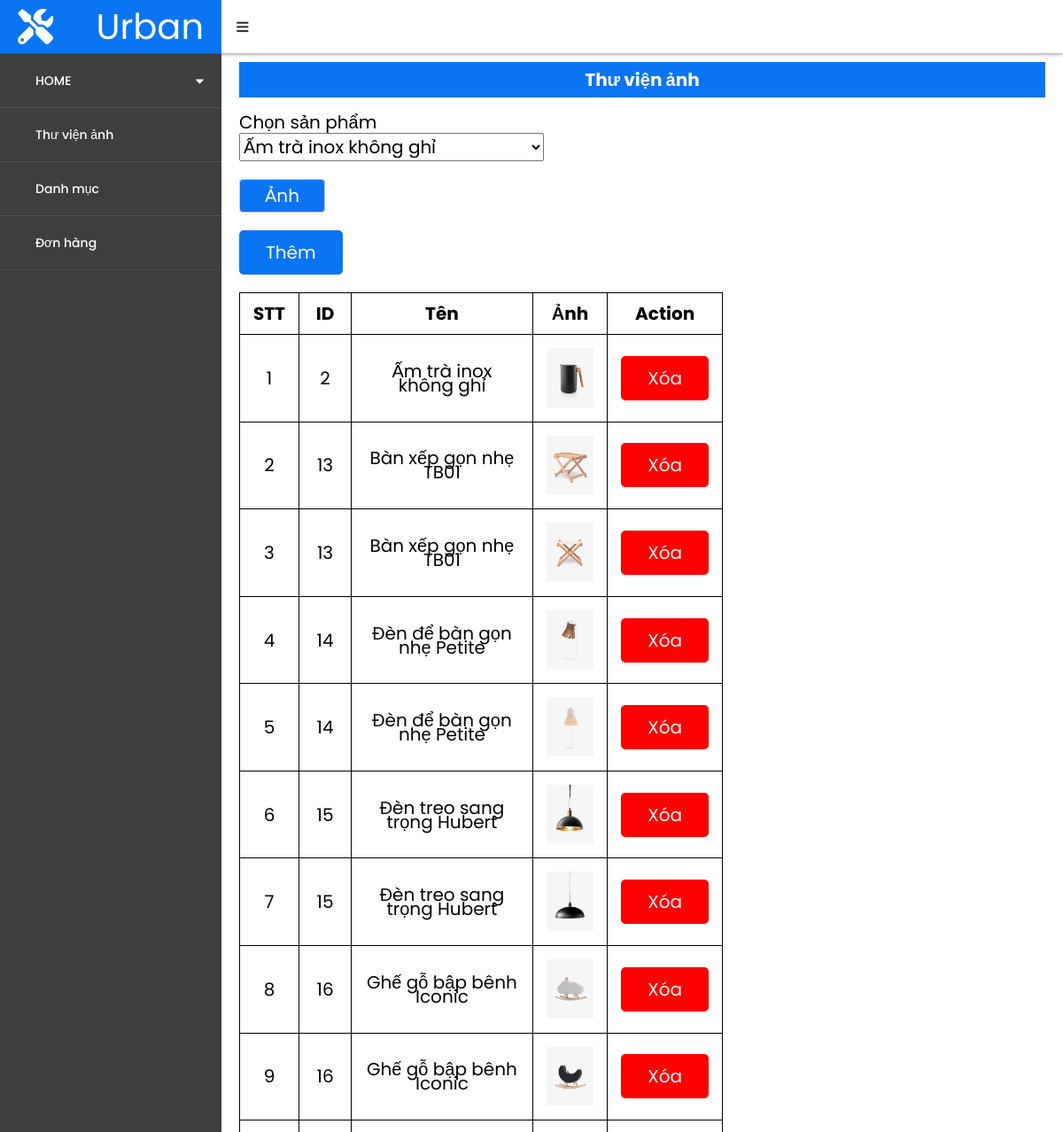
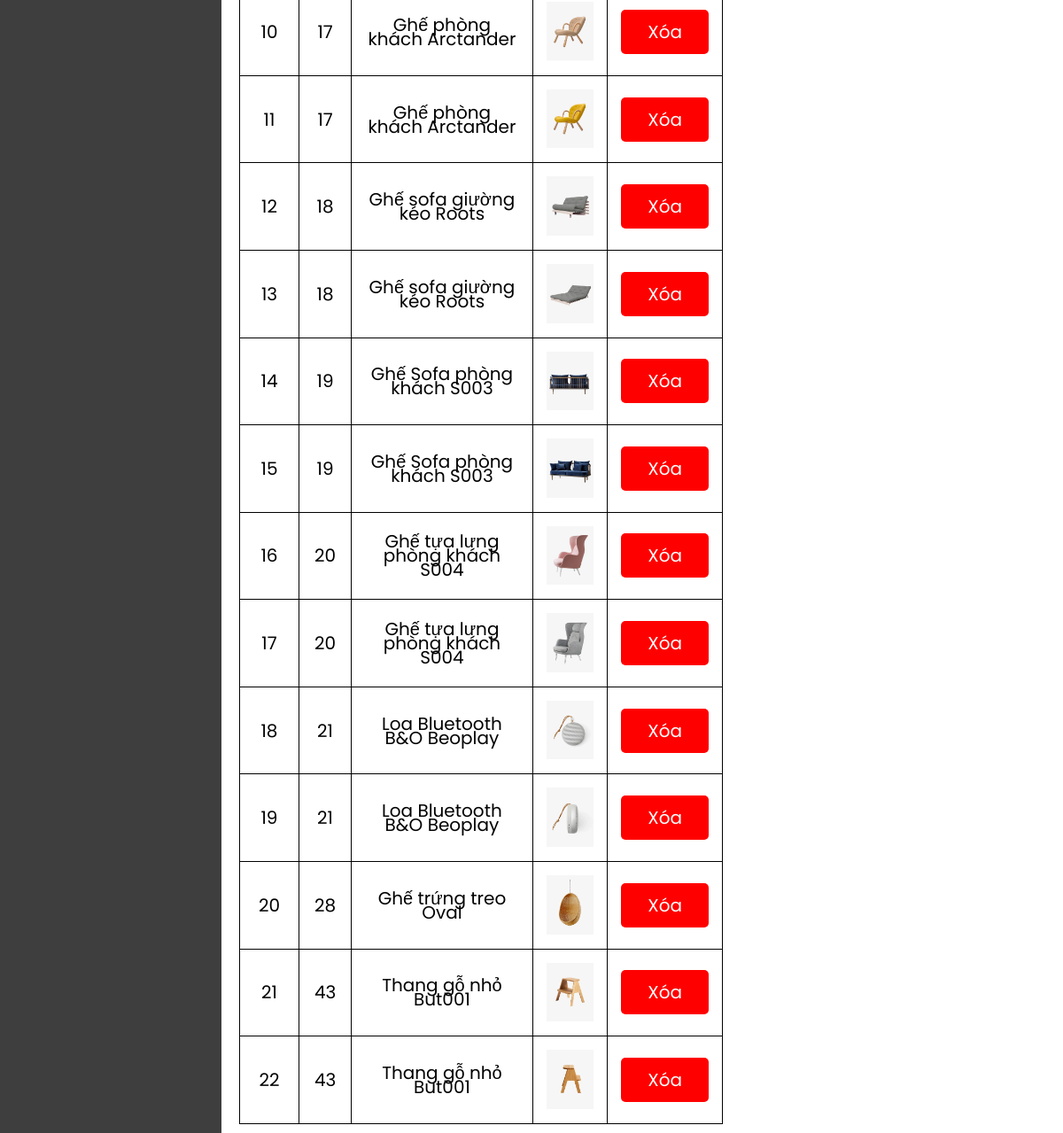
Page /Admin/admin_libimg.php (signed in) on the committed database (2 pictures, top to bottom).
### tables this page shows
CREATE TABLE `hinh_noithat` (
  `ma_hinh` int(11) NOT NULL,
  `ma_noi_that` int(11) NOT NULL,
  `hinh` varchar(300) NOT NULL
);

CREATE TABLE `noi_that` (
  `ma_noi_that` int(11) NOT NULL,
  `ma_loai` int(10) NOT NULL,
  `ten_noi_that` varchar(300) NOT NULL,
  `gia_noi_that` int(10) NOT NULL,
  `quantity` int(11) NOT NULL,
  `mo_ta` varchar(5000) NOT NULL
);

### Admin/content_libimg.php (the view, shortened to what this page needs)
<div class="title-form">
    <h1>Thư viện ảnh</h1>
</div>
<?php
require_once '../Database/db.php';
?>
<form action="../Admin/dump.php"  method="post" enctype="multipart/form-data">
    <div class="form__input-update">
        <label id="labelfullName" class="form__floating-label" for="login-customer[username]">Chọn sản phẩm</label><br>
        <select id="select_categorys" name="list_name">
            <?php
            $sql2 = "SELECT * FROM noi_that";
            $rs2 = mysqli_query($conn,$sql2);
            foreach($rs2 as $rowx) { ?>
                <option value="<?=$rowx['ma_noi_that']?>"><p><?=$rowx['ten_noi_that']?></p></option>
            <?php } ?>
        </select>
    </div>
    <div class="form__input-update file">
        <label class="custom-file-upload">
            Ảnh
        </label>
    </div>
    <input id="addlibimg" class="btn_action" type="submit" value="Thêm" name="submit-upl">
</form>
<div class="content_libImg" style="margin-top:2rem;">
    <?php
    $sql = "SELECT * FROM `hinh_noithat` ORDER BY `ma_noi_that` ASC";
    $result = mysqli_query($conn,$sql);
    $count = 0;
    ?>
<table width="60%">
        <tr>
            <th>STT</th>
            <th width="80">ID</th>
            <th width="600">Tên</th>
            <th width="150">Ảnh</th>
            <th width="10">Action</th>
        </tr>
        <?php foreach($result as $row) {
        $id_nt = $row['ma_noi_that'];
        $sql2 = "SELECT * FROM `noi_that` WHERE ma_noi_that = $id_nt";
        $result2 = mysqli_query($conn,$sql2);
        $count++;
        ?>
        <tr>
            <td><?=$count?></td>
            <td><?=$row['ma_noi_that']?></td>
            <?php foreach($result2 as $rows) {?>
            <td><?=$rows['ten_noi_that']?></td>
            <?php } ?>
            <td class="img_lib">
                <img src="../<?=$row['hinh']?>" >
            </td>
            <td>
                <button class="btn_action delete_lib">
                    <a href="javascript:deletelibImg(<?php echo $row["ma_hinh"];?>)">Xóa</a>
                </button>
            </td>
        </tr>
        <?php }?>
    </table>
</div>

### assets/body__admin/header_admin.php (shortened to what this page needs)
<!DOCTYPE html>
<html lang="en" dir="ltr">
  <head>
    <link rel="stylesheet" href="../assets/css/admin.css">
    <link rel="stylesheet" href="../assets/css/base.css">
    <link rel="stylesheet" href="https://cdnjs.cloudflare.com/ajax/libs/font-awesome/5.15.3/css/all.min.css"/>
  </head>
  <body>
<header>
    <div class="header__logo">
        <i class="fas fa-tools"></i>
        <span>Urban</span>
    </div>
    <div class="header__slogan">
        <div class="bars btn">
            <i class="fas fa-bars" id="bars-rotate"></i>
        </div>
    </div>
</header>
<div class="container-admin">
<nav class="sidebar">
<ul>
    <li>
        <a href="#" class="charts-btn">HOME
          <span class="fas fa-caret-down first"></span>
        </a>
  </li>
    <li><a href="admin_libimg.php">Thư viện ảnh</a></li>
    <li><a href="admin_category.php">Danh mục</a></li>
    <li><a href="admin_order.php">Đơn hàng</a></li>
</ul>
</nav>
</div>

### Admin/admin_libimg.php (shortened to what this page needs)
<?php include("../assets/body__admin/header_admin.php"); ?>
<div class="content">
<?php include("../Admin/content_libimg.php"); ?>
</div>
  </body>
</html>

### assets/css/admin.css (style rules this page uses)
* { margin: 0; padding: 0; user-select: none; box-sizing: border-box; font-family: 'Poppins', sans-serif; }
header { width: 100%; overflow: hidden; height: 60px; box-shadow: 0 0 5px 0.5px gray; position: fixed; }
header .header__logo { float: left; min-width: 250px; font-size: 4rem; color: #fff; background-color: var(--main-color); height: 100%; display: flex; align-items: center; justify-content: space-between; padding: 0 2rem; }
header .header__slogan { float: left; overflow: hidden; min-width: calc(100% - 250px); height: 100%; background-color: #fff; }
header .header__slogan .bars { width: 5%; float: left; display: flex; justify-content: center; align-items: center; height: 100%; }
header .header__slogan .bars i { font-size: 1.5rem; opacity: 0.8; cursor: pointer; transition: ease 0.3s; }
.container-admin { overflow: hidden; }
.sidebar { float: left; position: fixed; width: 250px; height: 100%; left: 0px; background: #1b1b1b; transition: left 0.4s ease; margin-top: 60px; }
nav ul { background: #3e3e3e; height: 100%; width: 100%; list-style: none; }
nav ul li { line-height: 60px; border-top: 1px solid rgba(255, 255, 255, 0.1); }
nav ul li:last-child { border-bottom: 1px solid rgba(255, 255, 255, 0.05); }
nav ul li a { position: relative; color: white; text-decoration: none; font-size: 14px; padding-left: 40px; font-weight: 500; display: block; width: 100%; }
nav ul li a span { position: absolute; top: 50%; right: 20px; transform: translateY(-50%); font-size: 15px; transition: transform 0.4s; }
.content { margin-top: 6rem; width: calc(100% - 250px); float: left; margin-left: 250px; transition: ease-in 0.5s; padding: 1rem 2rem; }
table, th, td { border: 1px solid black; border-collapse: collapse; font-size: 2rem; }
th, td { padding: 15px; text-align: center; }
.title-form { width: 100%; background-color: var(--main-color); display: flex; justify-content: center; margin-bottom: 2rem; }
.title-form h1 { line-height: 4rem; color: #fff; border-radius: 2px; }
.form__input-update { width: 100%; margin-bottom: 2rem; }
.form__input-update label { font-weight: normal; font-size: 2rem; }
.form__input-update.file { width: 10%; }
#select_categorys { font-size: 2rem; outline: none; }
.btn_action { padding: 1rem 3rem; background-color: var(--main-color); border: none; outline: none; border-radius: 5px; color: var(--white-color); cursor: pointer; font-size: 2rem; }
.custom-file-upload { border: 1px solid #ccc; display: inline-block; padding: 10px 28px; cursor: pointer; font-size: 1rem; border-radius: 4px; background-color: var(--main-color); color: var(--white-color); }
.img_lib img { width: 100%; }
.delete_lib { background-color: red; font-size: 2rem; }
.delete_lib a { text-decoration: none; color: #fff; }

### assets/css/base.css (style rules this page uses)
:root { --white-color: #fff; --black-color: #000; --main-color: #0975F5; --text-color: #333; }
* { box-sizing: inherit; margin: 0; padding: 0; }
html { font-size: 62.5%; line-height: 1.6rem; font-family: 'Roboto', sans-serif; box-sizing: border-box; }

### rows in the picture
hinh_noithat: ma_noi_that "2", hinh (picture)
noi_that: ten_noi_that "Ấm trà inox không ghỉ"
hinh_noithat: ma_noi_that "13", hinh (picture)
noi_that: ten_noi_that "Bàn xếp gọn nhẹ TB01"
hinh_noithat: ma_noi_that "13", hinh (picture)
hinh_noithat: ma_noi_that "14", hinh (picture)
noi_that: ten_noi_that "Đèn để bàn gọn nhẹ Petite"
hinh_noithat: ma_noi_that "14", hinh (picture)
hinh_noithat: ma_noi_that "15", hinh (picture)
noi_that: ten_noi_that "Đèn treo sang trọng Hubert"
hinh_noithat: ma_noi_that "15", hinh (picture)
hinh_noithat: ma_noi_that "16", hinh (picture)
noi_that: ten_noi_that "Ghế gỗ bập bênh Iconic"
hinh_noithat: ma_noi_that "16", hinh (picture)
hinh_noithat: ma_noi_that "17", hinh (picture)
noi_that: ten_noi_that "Ghế phòng khách Arctander"
hinh_noithat: ma_noi_that "17", hinh (picture)
hinh_noithat: ma_noi_that "18", hinh (picture)
noi_that: ten_noi_that "Ghế sofa giường kéo Roots"
hinh_noithat: ma_noi_that "18", hinh (picture)
hinh_noithat: ma_noi_that "19", hinh (picture)
noi_that: ten_noi_that "Ghế Sofa phòng khách S003"
hinh_noithat: ma_noi_that "19", hinh (picture)
hinh_noithat: ma_noi_that "20", hinh (picture)
noi_that: ten_noi_that "Ghế tựa lưng phòng khách S004"
hinh_noithat: ma_noi_that "20", hinh (picture)
hinh_noithat: ma_noi_that "21", hinh (picture)
noi_that: ten_noi_that "Loa Bluetooth B&O Beoplay"
hinh_noithat: ma_noi_that "21", hinh (picture)
hinh_noithat: ma_noi_that "28", hinh (picture)
noi_that: ten_noi_that "Ghế trứng treo Oval"
hinh_noithat: ma_noi_that "43", hinh (picture)
noi_that: ten_noi_that "Thang gỗ nhỏ But001"
hinh_noithat: ma_noi_that "43", hinh (picture)
